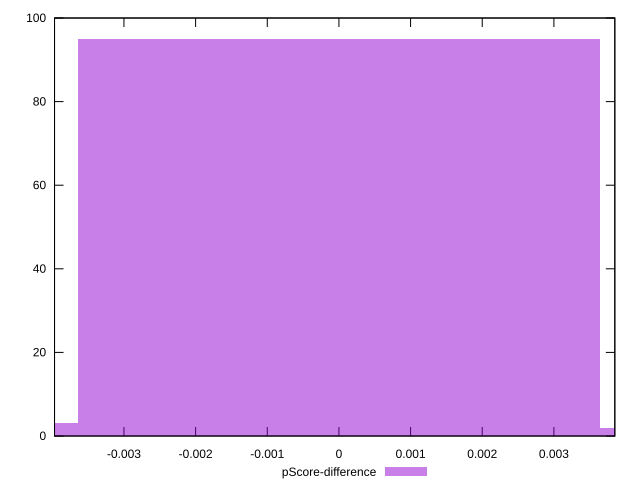

This figure's gnuplot source:
reset

$pScoreDifference <<EOF
0 95
0.007286059079400182 2
-0.007286059079400182 3
EOF

set key outside below
set boxwidth 0.007286059079400182
set xrange [-0.003968832702232843:0.003850293814029182]
set yrange [0:100]
set trange [0:100]
set style fill transparent solid 0.5 noborder
set terminal svg size 640, 490 enhanced background rgb 'white'
set output "report_00017_2021-02-10T15-08-03.406Z/cumulative-layout-shift/samples/pages/pScore-difference/histogram.svg"

plot $pScoreDifference title "pScore-difference" with boxes

reset
